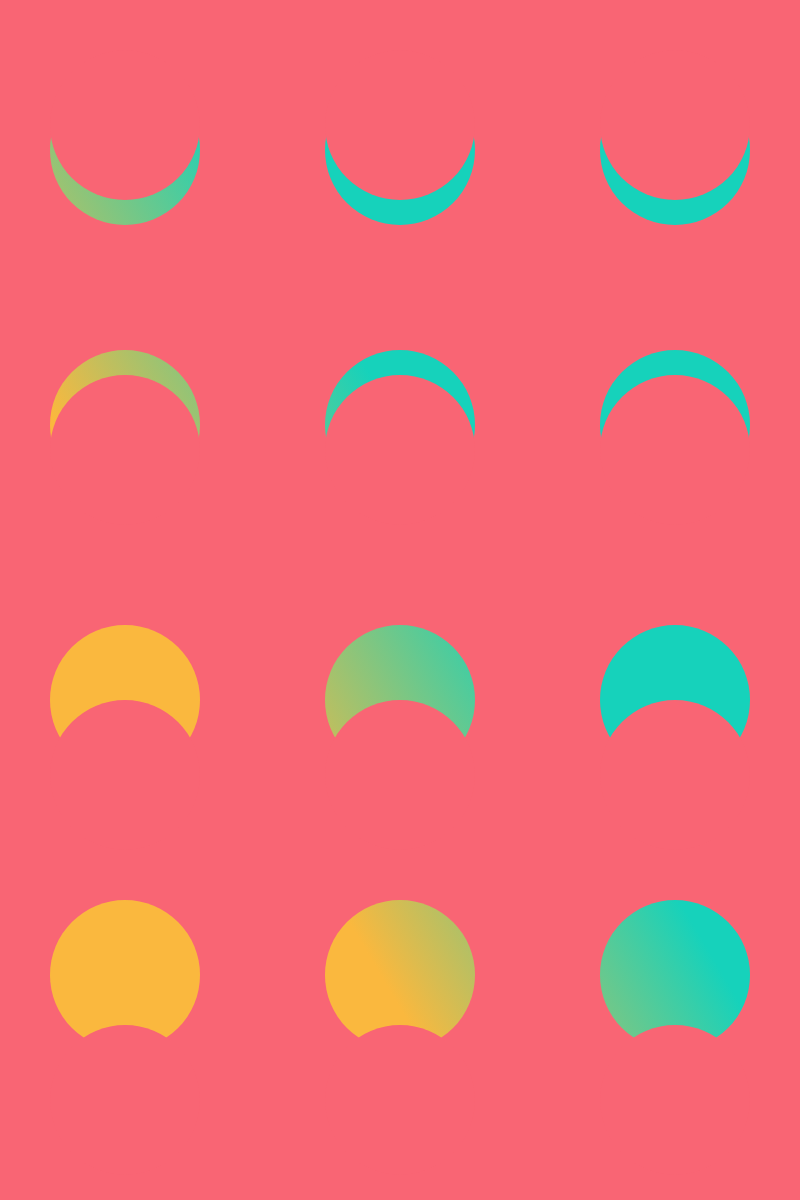
Frame 1 (no input)
Frame 60 (no input): identical to frame 1, image omitted
Frame 120 (the mouse pressed at the canvas centre since frame 60): identical to frame 1, image omitted

The p5.js sketch that drew this single still picture (run headless with seeded random() and noise() and a simulated clock; from frame 60 on, the mouse is pressed at the canvas centre):

// p5.js sketch
// ── sketch.js
let circleX = 0;
let circleY = 200;
let counter = 0;

function setup() {
  createCanvas(800, 1200);
}

function draw() {
  const ctx = drawingContext;
  // background(109, 31, 95);
  background(249, 101, 116);
 //for-loop for filled circle
  for (let x = 125; x < width; x += 275) {
    for (let y = 150; y < height; y += 275) {
      push();
      noStroke();

      const makeLinearGradient = (ctx, x1, y1, x2, y2, colorStops, colors) => {
        const gradient = ctx.createLinearGradient(x1, y1, x2, y2);
        colorStops.forEach((stop, i) => gradient.addColorStop(stop, colors[i]));
        ctx.fillStyle = gradient;
        return gradient;
      };
      makeLinearGradient(
        ctx,
        -105,
        150,
        150,
        0,
        [0, 1],
        ["rgb(250, 184, 62)", "rgb(22, 210, 187)"]
      );
      ellipse(x, y, 150, 150);
      counter++;
      pop();
    }
  }
//for-loop for covering circle
  for (let a = 125; a < width; a += 275) {
    for (let b = 125; b < height; b += 325) {
      noStroke();
      // fill(109, 31, 95);
      fill(249, 101, 116);

      ellipse(a, b, 150, 150);
      counter++;
    }
  }

  // }
}
